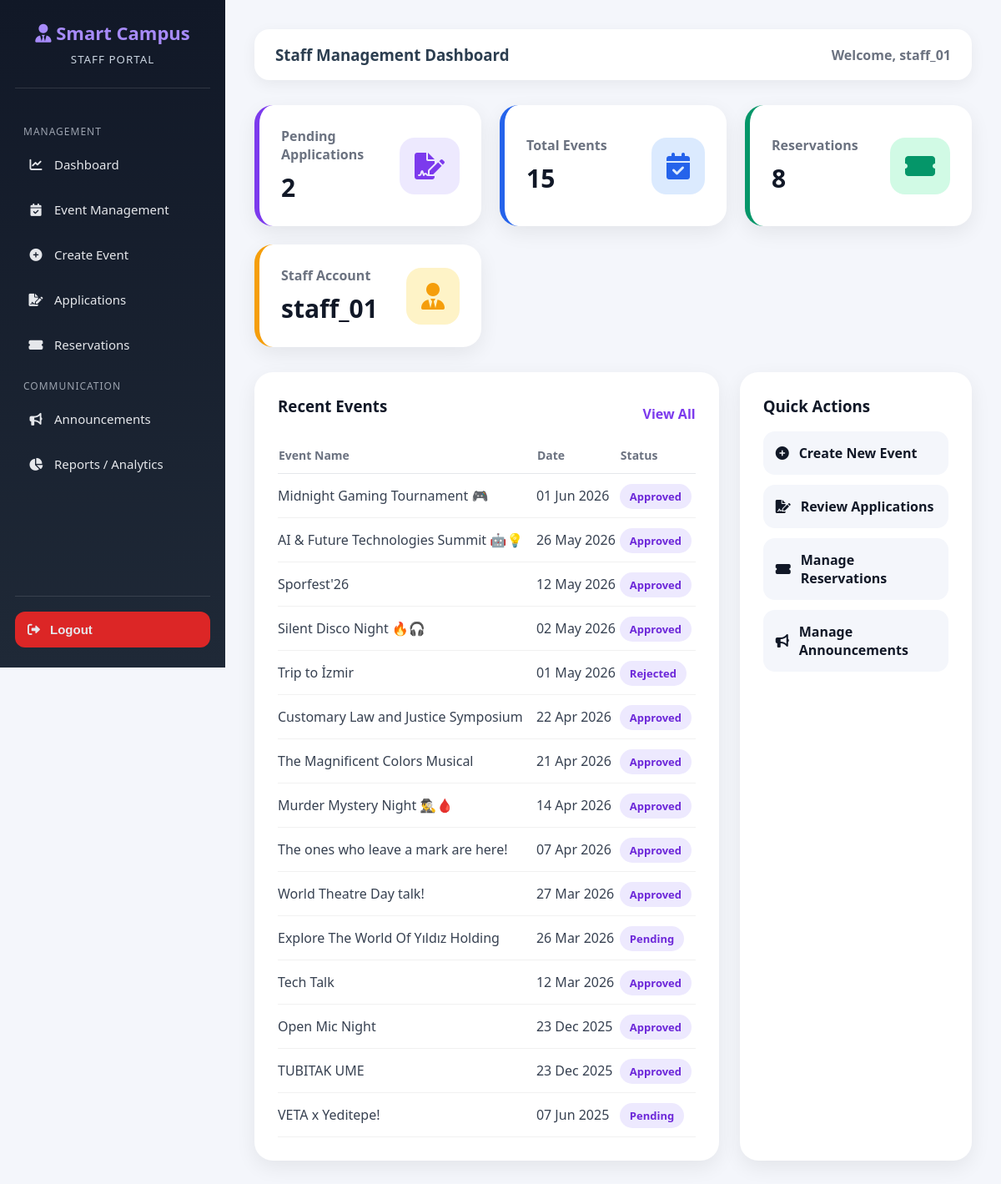
The app's page /dashboard/staff/ (signed in) with its own data.
### accounts/models.py (models this page shows, shortened)
class User(AbstractUser):
    ROLE_CHOICES = (
        ('student', 'Student'),
        ('staff', 'Staff'),
        ('admin', 'Admin'),
)
    role = models.CharField(max_length=10, choices=ROLE_CHOICES, default='student')
    phone_number = models.CharField(max_length=15, blank=True, null=True)

### core/models.py (models this page shows, shortened)
class Event(models.Model):
    STATUS_CHOICES = (
        ('pending', 'Pending'),
        ('approved', 'Approved'),
        ('rejected', 'Rejected'),
    )
    title = models.CharField(max_length=200)
    description = models.TextField()
    date = models.DateTimeField()
    location = models.CharField(max_length=200)
    organizer = models.ForeignKey(Club, on_delete=models.CASCADE, related_name='events')
    capacity = models.PositiveIntegerField(default=50)
    is_free = models.BooleanField(default=True)
    price = models.DecimalField(max_digits=10, decimal_places=2, default=0.00)
    status = models.CharField(max_length=10, choices=STATUS_CHOICES, default='pending')
    image = models.ImageField(upload_to='events/', blank=True, null=True)
    created_at = models.DateTimeField(auto_now_add=True)

### core/views.py (the view)
@login_required
@user_passes_test(is_staff_member)
def staff_dashboard(request):
    context = {
        'username': request.user.username,
        'total_events': Event.objects.count(),
        'pending_res': FieldReservation.objects.count(),
        'pending_apps': Event.objects.filter(status__iexact='pending').count(),
        'events': Event.objects.all().order_by('-date'),
    }
    return render(request, 'core/staff_dashboard.html', context)

### core/views.py (called while the page is built)
def is_staff_member(user):
    staff_roles = ['staff', 'Kulüp / Akademisyen']
    return user.is_authenticated and (
        getattr(user, 'role', None) in staff_roles or user.is_staff
    )

### templates/core/staff_dashboard.html (shortened to what this page needs)
{% extends 'core/staff_base.html' %}
{% block page_title %}Staff Management Dashboard{% endblock %}
{% block content %}
<div class="stats-grid">
    <div class="stat-card purple">
        <div>
            <p>Pending Applications</p>
            <h2>{{ pending_apps }}</h2>
        </div>
        <i class="fas fa-file-signature"></i>
    </div>
    <div class="stat-card blue">
        <div>
            <p>Total Events</p>
            <h2>{{ total_events }}</h2>
        </div>
        <i class="fas fa-calendar-check"></i>
    </div>
    <div class="stat-card green">
        <div>
            <p>Reservations</p>
            <h2>{{ pending_res }}</h2>
        </div>
        <i class="fas fa-ticket-alt"></i>
    </div>
    <div class="stat-card orange">
        <div>
            <p>Staff Account</p>
            <h2>{{ username }}</h2>
        </div>
        <i class="fas fa-user-tie"></i>
    </div>
</div>
<div class="dashboard-grid">
    <div class="panel-card">
        <div class="panel-header">
            <h3>Recent Events</h3>
            <a href="{% url 'staff_event_management' %}">View All</a>
        </div>
        <table>
            <thead>
                <tr>
                    <th>Event Name</th>
                    <th>Date</th>
                    <th>Status</th>
                </tr>
            </thead>
            <tbody>
                {% for event in events %}
                <tr>
                    <td>{{ event.title }}</td>
                    <td>{{ event.date|date:"d M Y" }}</td>
                    <td>
                        <span class="status-badge">{{ event.status }}</span>
                    </td>
                </tr>
                {% empty %}
                <tr>
                    <td colspan="3">No events found.</td>
                </tr>
                {% endfor %}
            </tbody>
        </table>
    </div>
    <div class="panel-card">
        <h3>Quick Actions</h3>
        <a href="{% url 'create_event' %}" class="quick-btn">
            <i class="fas fa-plus-circle"></i>
            Create New Event
        </a>
        <a href="{% url 'manage_applications' %}" class="quick-btn">
            <i class="fas fa-file-signature"></i>
            Review Applications
        </a>
        <a href="{% url 'manage_reservations' %}" class="quick-btn">
            <i class="fas fa-ticket-alt"></i>
            Manage Reservations
        </a>
        <a href="{% url 'manage_announcements' %}" class="quick-btn">
            <i class="fas fa-bullhorn"></i>
            Manage Announcements
        </a>
    </div>
</div>
{% endblock %}

### templates/core/staff_base.html (shortened to what this page needs)
<!DOCTYPE html>
<html lang="en">
<head>
    <link rel="stylesheet" href="https://cdnjs.cloudflare.com/ajax/libs/font-awesome/6.0.0/css/all.min.css">
</head>
<body>
<div class="staff-sidebar">
    <div class="staff-logo">
        <h2><i class="fas fa-user-tie"></i> Smart Campus</h2>
        <small>STAFF PORTAL</small>
    </div>
    <ul class="staff-nav">
        <div class="menu-title">Management</div>
        <li>
            <a href="{% url 'staff_dashboard' %}">
                <i class="fas fa-chart-line"></i>
                Dashboard
            </a>
        </li>
        <li>
            <a href="{% url 'staff_event_management' %}">
                <i class="fas fa-calendar-check"></i>
                Event Management
            </a>
        </li>
        <li>
            <a href="{% url 'create_event' %}">
                <i class="fas fa-plus-circle"></i>
                Create Event
            </a>
        </li>
        <li>
            <a href="{% url 'manage_applications' %}">
                <i class="fas fa-file-signature"></i>
                Applications
            </a>
        </li>
        <li>
            <a href="{% url 'manage_reservations' %}">
                <i class="fas fa-ticket-alt"></i>
                Reservations
            </a>
        </li>
        <div class="menu-title">Communication</div>
        <li>
            <a href="{% url 'manage_announcements' %}">
                <i class="fas fa-bullhorn"></i>
                Announcements
            </a>
        </li>
        <li>
            <a href="{% url 'staff_reports' %}">
                <i class="fas fa-chart-pie"></i>
                Reports / Analytics
            </a>
        </li>
    </ul>
    <div class="logout-area">
        <form method="POST" action="{% url 'logout' %}">
            <button type="submit" class="logout-btn">
                <i class="fas fa-sign-out-alt"></i>
                Logout
            </button>
        </form>
    </div>
</div>
<div class="staff-content">
    <div class="topbar">
        <h3>{% block page_title %}Staff Dashboard{% endblock %}</h3>
        <div class="welcome">Welcome, {{ user.username }}</div>
    </div>
    {% block content %}
    {% endblock %}
</div>
</body>
</html>

### templates/core/staff_base.html (style rules this page uses)
* { box-sizing: border-box; }
body { margin: 0; font-family: 'Segoe UI', Arial, sans-serif; background: #f4f6fb; color: #2c3e50; }
.staff-sidebar { width: 270px; height: 100vh; background: linear-gradient(180deg, #111827, #1f2937); position: fixed; left: 0; top: 0; color: white; padding: 24px 18px; display: flex; flex-direction: column; }
.staff-logo { text-align: center; padding-bottom: 25px; border-bottom: 1px solid rgba(255,255,255,0.12); margin-bottom: 25px; }
.staff-logo h2 { margin: 0; font-size: 22px; color: #a78bfa; }
.staff-logo small { display: block; margin-top: 8px; color: #cbd5e1; letter-spacing: 1px; }
.menu-title { font-size: 12px; color: #9ca3af; text-transform: uppercase; letter-spacing: 1px; margin: 18px 0 8px 10px; }
.staff-nav { list-style: none; padding: 0; margin: 0; flex: 1; }
.staff-nav li { margin-bottom: 8px; }
.staff-nav a, .logout-btn { display: flex; align-items: center; gap: 12px; color: #e5e7eb; text-decoration: none; padding: 13px 15px; border-radius: 12px; transition: 0.3s; font-size: 15px; border: none; background: transparent; width: 100%; cursor: pointer; text-align: left; }
.staff-nav i { width: 20px; text-align: center; }
.logout-area { border-top: 1px solid rgba(255,255,255,0.12); padding-top: 18px; }
.logout-btn { background: #dc2626; font-weight: bold; }
.staff-content { margin-left: 270px; min-height: 100vh; padding: 35px; }
.topbar { background: white; padding: 18px 25px; border-radius: 18px; box-shadow: 0 5px 18px rgba(0,0,0,0.06); margin-bottom: 30px; display: flex; justify-content: space-between; align-items: center; }
.topbar h3 { margin: 0; }
.welcome { color: #6b7280; font-weight: 600; }

### templates/core/staff_dashboard.html (style rules this page uses)
.stats-grid { display: grid; grid-template-columns: repeat(auto-fit, minmax(220px, 1fr)); gap: 22px; margin-bottom: 30px; }
.stat-card { background: white; padding: 26px; border-radius: 22px; box-shadow: 0 8px 24px rgba(0,0,0,0.07); display: flex; justify-content: space-between; align-items: center; border-left: 6px solid #7c3aed; }
.stat-card p { margin: 0; color: #6b7280; font-weight: 600; }
.stat-card h2 { margin: 8px 0 0; font-size: 30px; color: #111827; }
.stat-card i { font-size: 32px; padding: 18px; border-radius: 18px; }
.purple i { color: #7c3aed; background: #ede9fe; }
.blue i { color: #2563eb; background: #dbeafe; }
.green i { color: #059669; background: #d1fae5; }
.orange i { color: #f59e0b; background: #fef3c7; }
.blue { border-left-color: #2563eb; }
.green { border-left-color: #059669; }
.orange { border-left-color: #f59e0b; }
.dashboard-grid { display: grid; grid-template-columns: 2fr 1fr; gap: 25px; }
.panel-card { background: white; padding: 28px; border-radius: 22px; box-shadow: 0 8px 24px rgba(0,0,0,0.07); }
.panel-header { display: flex; justify-content: space-between; align-items: center; margin-bottom: 18px; }
.panel-header h3, .panel-card h3 { margin: 0 0 18px; color: #111827; }
.panel-header a { text-decoration: none; color: #7c3aed; font-weight: bold; }
table { width: 100%; border-collapse: collapse; }
th { text-align: left; color: #6b7280; font-size: 14px; padding-bottom: 12px; border-bottom: 1px solid #e5e7eb; }
td { padding: 15px 0; border-bottom: 1px solid #f1f1f1; color: #374151; }
.status-badge { background: #ede9fe; color: #6d28d9; padding: 6px 12px; border-radius: 999px; font-size: 13px; font-weight: bold; text-transform: capitalize; }
.quick-btn { display: flex; align-items: center; gap: 12px; text-decoration: none; background: #f4f6fb; color: #111827; padding: 15px; border-radius: 14px; margin-bottom: 12px; font-weight: 600; transition: 0.3s; }

### records on screen
User: username "staff_01"
Event: title "Midnight Gaming Tournament 🎮", date "01 Jun 2026", status "Approved"
Event: title "AI & Future Technologies Summit 🤖💡", date "26 May 2026", status "Approved"
Event: title "Sporfest'26", date "12 May 2026", status "Approved"
Event: title "Silent Disco Night 🔥🎧", date "02 May 2026", status "Approved"
Event: title "Trip to İzmir", date "01 May 2026", status "Rejected"
Event: title "Customary Law and Justice Symposium", date "22 Apr 2026", status "Approved"
Event: title "The Magnificent Colors Musical", date "21 Apr 2026", status "Approved"
Event: title "Murder Mystery Night 🕵️‍♂️🩸", date "14 Apr 2026", status "Approved"
Event: title "The ones who leave a mark are here!", date "07 Apr 2026", status "Approved"
Event: title "World Theatre Day talk!", date "27 Mar 2026", status "Approved"
Event: title "Explore The World Of Yıldız Holding", date "26 Mar 2026", status "Pending"
Event: title "Tech Talk", date "12 Mar 2026", status "Approved"
Event: title "Open Mic Night", date "23 Dec 2025", status "Approved"
Event: title "TUBITAK UME", date "23 Dec 2025", status "Approved"
Event: title "VETA x Yeditepe!", date "07 Jun 2025", status "Pending"

### other values on screen
{{ pending_apps }} "2"
{{ total_events }} "15"
{{ pending_res }} "8"
